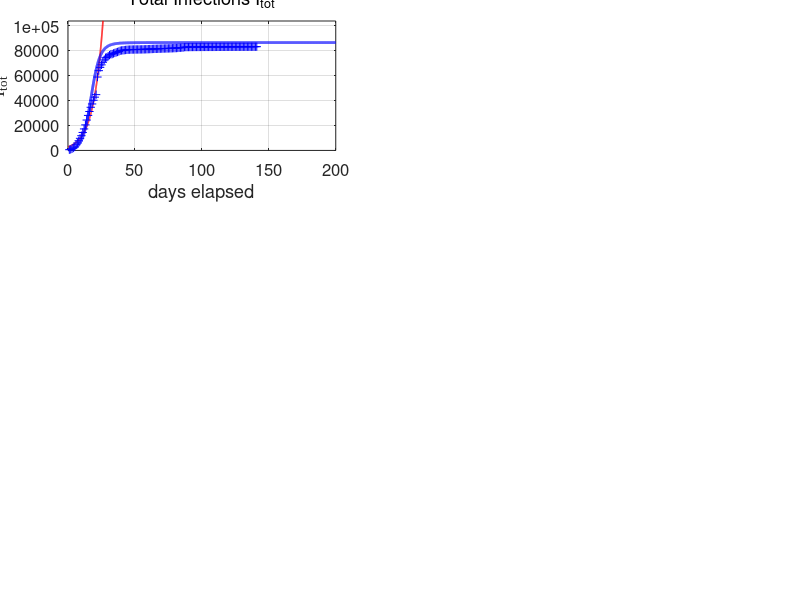

MATLAB code for this plot: (Note: this script raises an error after producing the figure.)
% covid19CHINA.m

% Revised:  2020 05 16

% Mathemtatical model for the spread of the covid19 virus
% Model for AUSTRALIAL spread of virus
% Data from https://www.worldometers.info/coronavirus/
% Date file:  covid19.mat  variable covid19
% Model specified by the variables in the INPUT SECTION of the Script

% DOING PHYSICS WITH MATLAB: 
%   https://d-arora.github.io/Doing-Physics-With-Matlab/
% Documentation
%   http://www.physics.usyd.edu.au/teach_res/mp/doc/sird19EA.htm
% Download Scripts
%   http://www.physics.usyd.edu.au/teach_res/mp/mscripts/

% Ian Cooper
% email: matlabvisualphysics@gmail.com
% Matlab 2019b

% Populations: Data d / Model
% Susceptible individuals:  Sd  S
% Active infections (currently infected);  Id  I
% Removed Rm
% Recovered:  Rd  R
% Dead:  Dd  D


close all
clear
clc

global Imax Rmax Dmax ITmax Smax

% DATA  ===============================================================
load('covid19.mat')
Ndays  = find(covid19 == 0,1) - 1;  

% save covid19.mat covid19

% DATA: variable covid19
% Col 1: World   Id   Currently Infected Cases
% Col 2: World   Rd   Recovered
% Col 3: World   Dd   Deaths

% Data for China with Script svr19CHINA.m
% Col 4: China   Total infected cases
% Col 5: China   Currently Infected Cases
% Col 6: China   Deaths
% Col 7: USA     Total infected cases
% Col 8: USA     Currently infected cases
% Col 9: USA     Deaths
% Col 10: AUST     Total infected cases
% Col 11: AUST     Currently infected cases
% Col 12: AUST     Deaths
% Col 13: IND     Total infected cases
% Col 14: IND     Currently infected cases
% Col 15: IND     Deaths

% DATA: Id Rd Dd / Number of data days for COVID19  
  Idtot  = covid19(1:Ndays,4);
  Id     = covid19(1:Ndays,5);
  Dd     = covid19(1:Ndays,6);  
     
  Rd = Idtot - Id - Dd;
  Idmax = max(Id);
  Rdmax = max(Rd);
  Ddmax = max(Dd);
  ITdmax = max(Idtot);

% MODEL INPUT PARAMETERS  ============================================
% Model: number of time steps 
  num = 5000;
% Maximum number of days for model   [200]
  tMax = 200;

% Initial number of infections   [0.004] 
  I = zeros(num,1);
  I(1) = 0.004;
% Adjustable model parameters  
% S --> I  [0.38] 
  a = 0.35;
% I --> Rm  [0.036]
  b = 0.035;
% Population scaling factor
  f = 8.6e4;
% Time index
  t_index = 77; 
% Exponential growth
     th = 5; t0 = -30; 
% Starting Date
  zSTART = datenum([2020 1 22]);

% SETUP  ==============================================================
% Time [days]
  t = linspace(0,tMax,num)';
  dt = t(2) - t(1);
% Exponential growth
  k = log(2)/th;
  v0 = 177400/exp(k*60);
  v = v0.*exp(k*(t - t0));

% Model: S  D  R  
  S  = zeros(num,1);
  Rm = zeros(num,1);
    
% Model: Initial values for populations
  S(1) = 1;
  
% MODEL: Time Evolution  ==============================================
for n = 1:num-1
  dS = -a*S(n)*I(n)*dt;
  dI = -dS;
  dRm = b*I(n)*dt;
  S(n+1) =  S(n) + dS;
   
   
  I(n+1) =  I(n) + dI - dRm;
  Rm(n+1) = Rm(n)+ dRm;
end
  
% Scale populations
  I = f.*I;
  Rm = f.*Rm;
 
  k0 = 3e-5;
  D0 = 4.6e3;
  D = D0.*(1 - exp(-k0.*Rm));
  R = Rm - D;
  Itot = I + Rm;

 
  Imax = max(I);
  Rmax = max(R);
  Dmax = max(D);
  Smax = max(S);
  ITmax = max(Itot);
    
% Percentages: model
  pI = 100*I(end) / Itot(end);
  pR = 100*R(end) / Itot(end);
  pD = 100*D(end) / Itot(end);
  
% Percentages: Data
  pId = 100*Id(end) / Idtot(end);
  pRd = 100*Rd(end) / Idtot(end);
  pDd = 100*Dd(end) / Idtot(end);
  

% *********************************************************************  
% GRAPHICS
% ********************************************************************* 

figure(1)
  set(gcf,'units','normalized');
  set(gcf,'position',[0.02 0.02 0.435 0.80]);
  set(gcf,'color','w');

subplot(3,2,1)   % Total infections
    xP = t(1:2500);
    yP = v(1:2500);
    plot(xP,yP,'r','linewidth',1.2)
   
    hold on
    xP = 1: Ndays;
    yP = Idtot; 
    plot(xP,yP,'b+')
    hold on
    xP = t; yP = Itot;
    plot(xP,yP,'b','linewidth',2)
    
    ylim([0 1.2*ITmax])
    grid on
    xlabel('days elapsed')
    ylabel('I_{tot}','FontName','Times New Roman')
    title('Total Infections I_{tot}','fontweight','normal');
    set(gca,'fontsize',12)  
    set(gca,'Position', [0.0850 0.7093+0.04 0.3347 0.2157]);
    yMax = ylim;
    z = yMax(2);
    plotMonths(z)
    
  
subplot(3,2,2)  % INFECTIONS
    xP = 1: Ndays;
    yP = Id;
    plot(xP,yP,'b+')   
    hold on
    
%     xP = t_index; yP = Id(t_index);
%     plot(xP,yP,'bo','markerfacecolor','b','markersize',8)
    
    xP = t; yP = I;
    plot(xP,yP,'b','linewidth',2)
   
    grid on
    title('Active Infections  I','fontweight','normal')
    ylabel('I','FontName','Times New Roman') 
    xlabel('days elapsed')
    set(gca,'fontsize',12)
    set(gca,'Position', [0.5703-0.04 0.7093+0.04 0.3347 0.2157]);
    yMax = ylim;
    z = yMax(2);
    plotMonths(z)
    
    
subplot(3,2,3)   % RECOVERIES
    xP = 1: Ndays;
    yP = Rd; 
    plot(xP,yP,'k+')
    hold on
 
%     xP = t_index; yP = Rd(t_index);
%     plot(xP,yP,'ko','markerfacecolor','k','markersize',8)
%     
    xP = t; yP = R;
    plot(xP,yP,'k','linewidth',2)
    
    grid on
    ylabel('R')
    xlabel('days elapsed')
    title('Recoveries  R','fontweight','normal')
    set(gca,'fontsize',12)
    set(gca,'Position', [0.0800 0.4096+0.04 0.3347 0.2157]);
    yMax = ylim;
    z = yMax(2);
    plotMonths(z)
    
 
 subplot(3,2,4)    % DEATHS
    xP = 1: Ndays;
    yP = Dd; 
    plot(xP,yP,'r+')
    hold on
 
%     xP = t_index; yP = Dd(t_index);
%     plot(xP,yP,'ro','markerfacecolor','r','markersize',8)
    
    xP = t; yP = D;
    plot(xP,yP,'r','linewidth',2)
        
    grid on
    ylabel('D')
    xlabel('days elapsed')
    title('Deaths  D','fontweight','normal')
    set(gca,'fontsize',12) 
    set(gca,'Position', [0.5703-0.04 0.4096+0.04 0.3347 0.2157]);
    yMax = ylim;
    z = yMax(2);
    plotMonths(z)
 

 subplot(3,2,5)
    xP = t; yP = S;
    plot(xP,yP,'b','linewidth',2)
    hold on
   
    xlim([0 tMax])
    ylim([0 1.1*Smax])
    grid on
    xlabel('days elapsed')
    ylabel('S') 
    title('Susceptible Population S','fontweight','normal')
    set(gca,'fontsize',12)    
    set(gca,'Position', [0.0800 0.1100+0.04 0.3347 0.2157]);   
    yMax = ylim;
    z = yMax(2);
    plotMonths(z)
 
subplot(3,2,6)  
   xlim([0 120])
   ylim([0 250])
   hh = 250; dh = -28;
   
   z = zSTART;
   z = datetime(z,'ConvertFrom','datenum');
   z.Format = 'dd-MMM-yyyy';
   txt = cellstr(z) ; 
   Htext = text(0,hh,txt,'fontsize',12);
   set(Htext,'color','k')
   
   hh = hh+2*dh;
   txt = 'MODEL PARAMETERS';
   text(0,hh,txt,'fontsize',12)
   
   hh = hh+dh;
   txt = sprintf('I(1) = %3.0e   f = %2.2e   a = %2.3f   b = %2.3f'  , I(1)/f, f, a,b);
   text(0,hh,txt,'fontsize',12)
   
   hh = hh+2*dh; 
   txt = 'DATA';
   text(0,hh,txt,'fontsize',12)
   
   z = zSTART;
   z = z + Ndays;
   z = datetime(z,'ConvertFrom','datenum');
   z.Format = 'dd-MMM-yyyy';
   txt = cellstr(z) ; 
   text(20,hh,txt,'fontsize',12)
    
   hh = hh+dh;
   z1 = Id(end); z2 = Rd(end); z3 = Dd(end); z4 = z1+z2+z3;  
   txt = sprintf('I = %5.0f    R = %5.0f    D = %5.0f    I_{tot} = %5.0f', z1,z2,z3,z4);
   text(6,hh,txt,'fontsize',12)
   
   % Recoveries and Deaths
     hh = hh+dh;
     txt = sprintf('percent: Active = %2.1f  Recoveries = %2.1f    Deaths = %2.1f   ',pId,pRd,pDd);
     text(2,hh,txt,'fontsize',12)  
   
     hh = hh+2*dh; 
     txt = 'MODEL PREDICTIONS';
     text(0,hh,txt,'fontsize',12)
   
     z = zSTART;
     z = z + tMax;
     z = datetime(z,'ConvertFrom','datenum');
     z.Format = 'dd-MMM-yyyy';
     txt = cellstr(z) ; 
     text(78,hh,txt,'fontsize',12)
   
     hh = hh+dh;
     z1 = I(end); z2 = R(end); z3 = D(end); z4 = z1+z2+z3;  
     txt = sprintf('I = %5.0f    R = %5.0f    D = %5.0f    I_{tot} = %5.0f', z1,z2,z3,z4);
     text(6,hh,txt,'fontsize',12)

     hh = hh+dh;
     txt = 'Peak';
     text(10,hh,txt,'fontsize',12)
     z = find(I == Imax,1);
     z = t(z) + zSTART;
     z = datetime(z,'ConvertFrom','datenum');
     z.Format = 'dd-MMM-yyyy';
     txt = cellstr(z) ; 
     text(30,hh,txt,'fontsize',12)
   
     txt = sprintf('I_{peak} = %5.0f',Imax);
     text(80,hh,txt,'fontsize',12)
   
     hh = hh+dh;
     txt = sprintf('percent: Active = %2.1f  Recoveries = %2.1f    Deaths = %2.1f   ',pI,pR,pD);
     text(2,hh,txt,'fontsize',12)   
        
     axis off
     set(gca,'Position', [0.5703-0.08 0.1100+0.04 0.3347 0.2157]);
     

  figure(2)  % ----------------------------------------------------------
   set(gcf,'units','normalized');
   set(gcf,'position',[0.460 0.05 0.2 0.25]);
   set(gcf,'color','w');

   xP = Rd+Dd; yP = Dd;
   plot( xP,yP,'b+')
   hold on
   xP = Rm; yP = D;
   plot( xP,yP,'r','linewidth',2)
   grid on
   ylabel('deaths D')
   xlabel('removals R_m ')
  % title('D = D_0 [1 - exp( - k R_m)]','fontweight','normal')
   txt = sprintf('D_0 = %2.0f', D0);
   text(6e4,1.5e3,txt,'fontsize',12)
   txt = sprintf('k = %2.1e',k0);
   text(6e4,0.5e3,txt,'fontsize',12)
   set(gca,'fontsize',12) 
   
     

figure(3)  % ----------------------------------------------------------
   set(gcf,'units','normalized');
   set(gcf,'position',[0.670 0.05 0.2 0.50]);
   set(gcf,'color','w');

subplot(2,1,1)   
   yP = Rd+Dd; xP = Idtot;
   plot( xP,yP,'b+')
   hold on
   yP = Rm; xP = Itot;
   plot( xP,yP,'r','linewidth',2)
   grid on
   xlabel('infections   I_{tot}')
   ylabel('removals   R_m')
   set(gca,'fontsize',12)   

 subplot(2,1,2)   
   yP = Rd+Dd; xP = Id;
   plot( xP,yP,'b+')
   hold on
   yP = Rm; xP = I;
   plot( xP,yP,'r','linewidth',2)
   grid on
   xlabel('active infections   I')
   ylabel('removals   R_m')
   set(gca,'fontsize',12)  
   
figure(9)
  set(gcf,'units','normalized');
  set(gcf,'position',[0.46 0.4 0.2 0.50]);
  set(gcf,'color','w');

  subplot(3,1,1)
    xP = Rd+Dd; yP = Dd;
   plot( xP,yP,'b+')
   hold on
   xP = Rm; yP = D;
   plot( xP,yP,'r','linewidth',2)
   grid on
   ylabel('deaths D')
   xlabel('removals R_m ')
 %  title('D = D_0 [1 - exp( - k R_m)]','fontweight','normal')
   txt = sprintf('D_0 = %2.0f', D0);
   text(5e4,1800,txt,'fontsize',12)
   txt = sprintf('k = %2.2e',k0);
   text(5e4,800,txt,'fontsize',12)
   set(gca,'fontsize',12)
   
 subplot(3,1,2)  
   yP = Rd+Dd; xP = Id;
   plot( xP,yP,'b+')
   hold on
   yP = Rm; xP = I;
   plot( xP,yP,'r','linewidth',2)
   grid on
   xlabel('active infections   I')
   ylabel('removals   R_m')
   set(gca,'fontsize',12)   

 subplot(3,1,3)  
   yP = Rd+Dd; xP = Idtot;
   plot( xP,yP,'b+')
   hold on
   yP = Rm; xP = Itot;
   plot( xP,yP,'r','linewidth',2)
   grid on
   xlabel('infections   I_{tot}')
   ylabel('removals   R_m')
   set(gca,'fontsize',12)   

   
      
   
% =====================================================================
     
function  plotMonths(z)
     
       yMax = z;
     % Months
       m1 = [2020 01 22];    % day zero
       m2 = [2020 02  1];    % Feb
       m3 = [2020 03  1];    % Mar
       m4 = [2020 04  1];    % Apr
       m5 = [2020 05  1];    % May
       m6 = [2020 06  1];    % Jun
       m7 = [2020 07  1];    % Jul
       m8 = [2020 08  1];    % Aug
   
      tm(1) = datenum(m1);
      tm(2) = datenum(m2) - tm(1);
      tm(3) = datenum(m3) - tm(1);
      tm(4) = datenum(m4) - tm(1);
      tm(5) = datenum(m5) - tm(1);
      tm(6) = datenum(m6) - tm(1);
      tm(7) = datenum(m7) - tm(1);
      tm(8) = datenum(m8) - tm(1);
   
      for n = 2:8
        plot([tm(n), tm(n)], [0, yMax],'linewidth',1,'color', [0.5 0.5 0.5]);
        hold on
      end
      
      ys = 0.9;
      text(22, ys*yMax,'F')
      text(52, ys*yMax,'M')
      text(82, ys*yMax,'A')
      text(112,ys*yMax,'M')
      text(142,ys*yMax,'J')
      text(172,ys*yMax,'J')
      
   end
   
